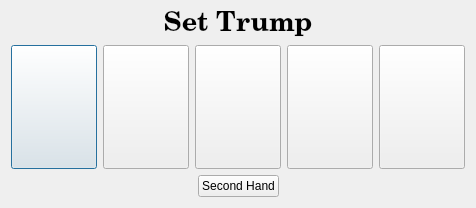
<?xml version="1.0" encoding="UTF-8"?>
<ui version="4.0">
 <class>Dialog</class>
 <widget class="QDialog" name="Dialog">
  <property name="geometry">
   <rect>
    <x>0</x>
    <y>0</y>
    <width>472</width>
    <height>203</height>
   </rect>
  </property>
  <property name="sizePolicy">
   <sizepolicy hsizetype="Preferred" vsizetype="Fixed">
    <horstretch>0</horstretch>
    <verstretch>0</verstretch>
   </sizepolicy>
  </property>
  <property name="maximumSize">
   <size>
    <width>472</width>
    <height>203</height>
   </size>
  </property>
  <property name="windowTitle">
   <string>Dialog</string>
  </property>
  <layout class="QVBoxLayout" name="verticalLayout">
   <item>
    <widget class="QLabel" name="label">
     <property name="font">
      <font>
       <family>Century Schoolbook L</family>
       <pointsize>20</pointsize>
       <weight>75</weight>
       <bold>true</bold>
      </font>
     </property>
     <property name="text">
      <string>Set Trump</string>
     </property>
     <property name="alignment">
      <set>Qt::AlignCenter</set>
     </property>
    </widget>
   </item>
   <item>
    <layout class="QHBoxLayout" name="horizontalLayout">
     <property name="sizeConstraint">
      <enum>QLayout::SetFixedSize</enum>
     </property>
     <item>
      <widget class="QPushButton" name="Card1">
       <property name="sizePolicy">
        <sizepolicy hsizetype="Fixed" vsizetype="Fixed">
         <horstretch>0</horstretch>
         <verstretch>0</verstretch>
        </sizepolicy>
       </property>
       <property name="minimumSize">
        <size>
         <width>86</width>
         <height>124</height>
        </size>
       </property>
       <property name="icon">
        <iconset resource="resource.qrc">
         <normaloff>:/cards/cards/c02.png</normaloff>:/cards/cards/c02.png</iconset>
       </property>
       <property name="iconSize">
        <size>
         <width>81</width>
         <height>119</height>
        </size>
       </property>
      </widget>
     </item>
     <item>
      <spacer name="horizontalSpacer">
       <property name="orientation">
        <enum>Qt::Horizontal</enum>
       </property>
       <property name="sizeHint" stdset="0">
        <size>
         <width>40</width>
         <height>20</height>
        </size>
       </property>
      </spacer>
     </item>
     <item>
      <widget class="QPushButton" name="Card2">
       <property name="sizePolicy">
        <sizepolicy hsizetype="Fixed" vsizetype="Fixed">
         <horstretch>0</horstretch>
         <verstretch>0</verstretch>
        </sizepolicy>
       </property>
       <property name="minimumSize">
        <size>
         <width>86</width>
         <height>124</height>
        </size>
       </property>
       <property name="icon">
        <iconset resource="resource.qrc">
         <normaloff>:/cards/cards/d02.png</normaloff>:/cards/cards/d02.png</iconset>
       </property>
       <property name="iconSize">
        <size>
         <width>81</width>
         <height>119</height>
        </size>
       </property>
      </widget>
     </item>
     <item>
      <spacer name="horizontalSpacer_2">
       <property name="orientation">
        <enum>Qt::Horizontal</enum>
       </property>
       <property name="sizeHint" stdset="0">
        <size>
         <width>40</width>
         <height>20</height>
        </size>
       </property>
      </spacer>
     </item>
     <item>
      <widget class="QPushButton" name="Card3">
       <property name="sizePolicy">
        <sizepolicy hsizetype="Fixed" vsizetype="Fixed">
         <horstretch>0</horstretch>
         <verstretch>0</verstretch>
        </sizepolicy>
       </property>
       <property name="minimumSize">
        <size>
         <width>86</width>
         <height>124</height>
        </size>
       </property>
       <property name="icon">
        <iconset resource="resource.qrc">
         <normaloff>:/cards/cards/h02.png</normaloff>:/cards/cards/h02.png</iconset>
       </property>
       <property name="iconSize">
        <size>
         <width>81</width>
         <height>119</height>
        </size>
       </property>
      </widget>
     </item>
     <item>
      <spacer name="horizontalSpacer_3">
       <property name="orientation">
        <enum>Qt::Horizontal</enum>
       </property>
       <property name="sizeHint" stdset="0">
        <size>
         <width>40</width>
         <height>20</height>
        </size>
       </property>
      </spacer>
     </item>
     <item>
      <widget class="QPushButton" name="Card4">
       <property name="sizePolicy">
        <sizepolicy hsizetype="Fixed" vsizetype="Fixed">
         <horstretch>0</horstretch>
         <verstretch>0</verstretch>
        </sizepolicy>
       </property>
       <property name="minimumSize">
        <size>
         <width>86</width>
         <height>124</height>
        </size>
       </property>
       <property name="icon">
        <iconset resource="resource.qrc">
         <normaloff>:/cards/cards/s02.png</normaloff>:/cards/cards/s02.png</iconset>
       </property>
       <property name="iconSize">
        <size>
         <width>81</width>
         <height>119</height>
        </size>
       </property>
      </widget>
     </item>
     <item>
      <spacer name="horizontalSpacer_4">
       <property name="orientation">
        <enum>Qt::Horizontal</enum>
       </property>
       <property name="sizeHint" stdset="0">
        <size>
         <width>40</width>
         <height>20</height>
        </size>
       </property>
      </spacer>
     </item>
     <item>
      <widget class="QPushButton" name="joker">
       <property name="sizePolicy">
        <sizepolicy hsizetype="Fixed" vsizetype="Fixed">
         <horstretch>0</horstretch>
         <verstretch>0</verstretch>
        </sizepolicy>
       </property>
       <property name="minimumSize">
        <size>
         <width>86</width>
         <height>124</height>
        </size>
       </property>
       <property name="icon">
        <iconset resource="resource.qrc">
         <normaloff>:/cards/cards/joker.png</normaloff>:/cards/cards/joker.png</iconset>
       </property>
       <property name="iconSize">
        <size>
         <width>81</width>
         <height>119</height>
        </size>
       </property>
      </widget>
     </item>
    </layout>
   </item>
   <item>
    <layout class="QHBoxLayout" name="horizontalLayout_2">
     <item>
      <spacer name="horizontalSpacer_5">
       <property name="orientation">
        <enum>Qt::Horizontal</enum>
       </property>
       <property name="sizeHint" stdset="0">
        <size>
         <width>40</width>
         <height>20</height>
        </size>
       </property>
      </spacer>
     </item>
     <item>
      <widget class="QPushButton" name="SecondHand">
       <property name="text">
        <string>Second Hand</string>
       </property>
      </widget>
     </item>
     <item>
      <spacer name="horizontalSpacer_6">
       <property name="orientation">
        <enum>Qt::Horizontal</enum>
       </property>
       <property name="sizeHint" stdset="0">
        <size>
         <width>40</width>
         <height>20</height>
        </size>
       </property>
      </spacer>
     </item>
    </layout>
   </item>
  </layout>
 </widget>
 <resources>
  <include location="resource.qrc"/>
 </resources>
 <connections/>
</ui>
